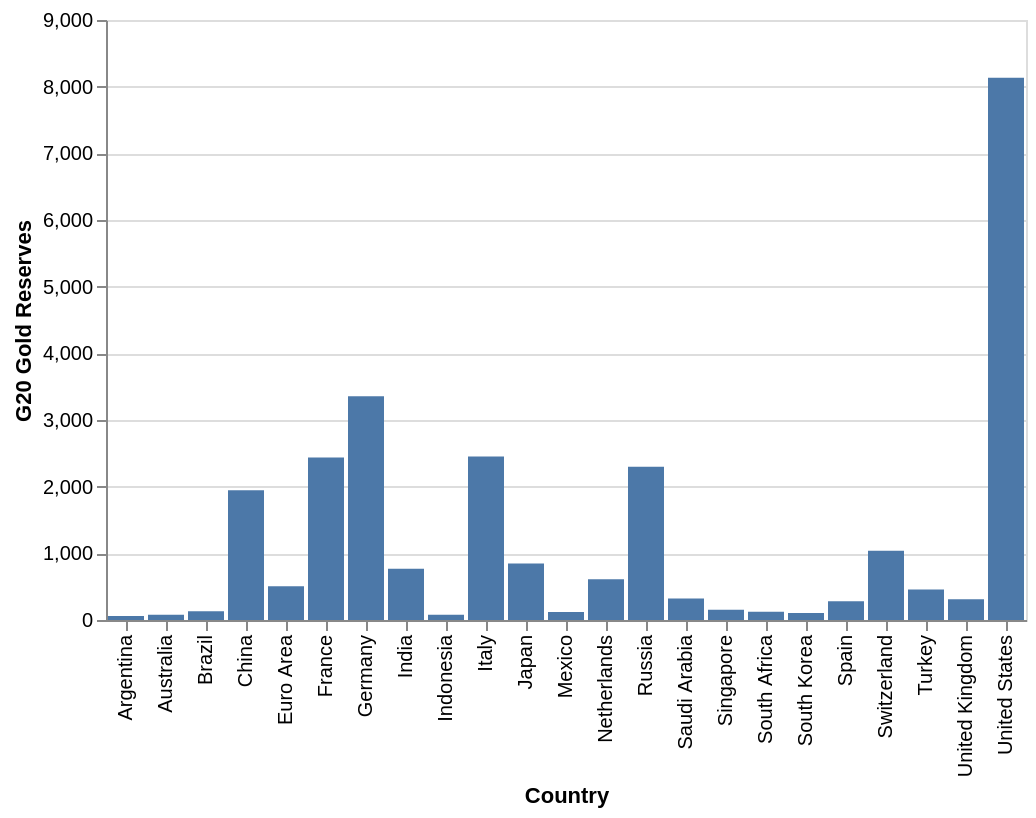

Write a Vega-Lite specification for this figure.
### Vega-Lite specification from a JSON file in a GitHub repository (floating-point values rounded to 4 significant figures)
{"$schema": "https://vega.github.io/schema/vega-lite/v5.json", "description": "A simple bar chart with embedded data.", "data": {"values": [{"Country": "United States", "Gold Reserves": 8133.0}, {"Country": "Germany", "Gold Reserves": 3355.0}, {"Country": "Italy", "Gold Reserves": 2452.0}, {"Country": "France", "Gold Reserves": 2436.0}, {"Country": "Russia", "Gold Reserves": 2299.0}, {"Country": "China", "Gold Reserves": 1948.0}, {"Country": "Switzerland", "Gold Reserves": 1040.0}, {"Country": "Japan", "Gold Reserves": 846.0}, {"Country": "India", "Gold Reserves": 769.0}, {"Country": "Netherlands", "Gold Reserves": 612.0}, {"Country": "Euro Area", "Gold Reserves": 505.0}, {"Country": "Turkey", "Gold Reserves": 458.0}, {"Country": "Saudi Arabia", "Gold Reserves": 323.0}, {"Country": "United Kingdom", "Gold Reserves": 310.0}, {"Country": "Spain", "Gold Reserves": 282.0}, {"Country": "Singapore", "Gold Reserves": 154.0}, {"Country": "Brazil", "Gold Reserves": 130.0}, {"Country": "South Africa", "Gold Reserves": 125.0}, {"Country": "Mexico", "Gold Reserves": 120.0}, {"Country": "South Korea", "Gold Reserves": 104.0}, {"Country": "Australia", "Gold Reserves": 79.85}, {"Country": "Indonesia", "Gold Reserves": 78.57}, {"Country": "Argentina", "Gold Reserves": 61.74}]}, "mark": "bar", "encoding": {"x": {"field": "Country", "type": "nominal"}, "y": {"field": "Gold Reserves", "type": "quantitative", "title": "G20 Gold Reserves"}}}
